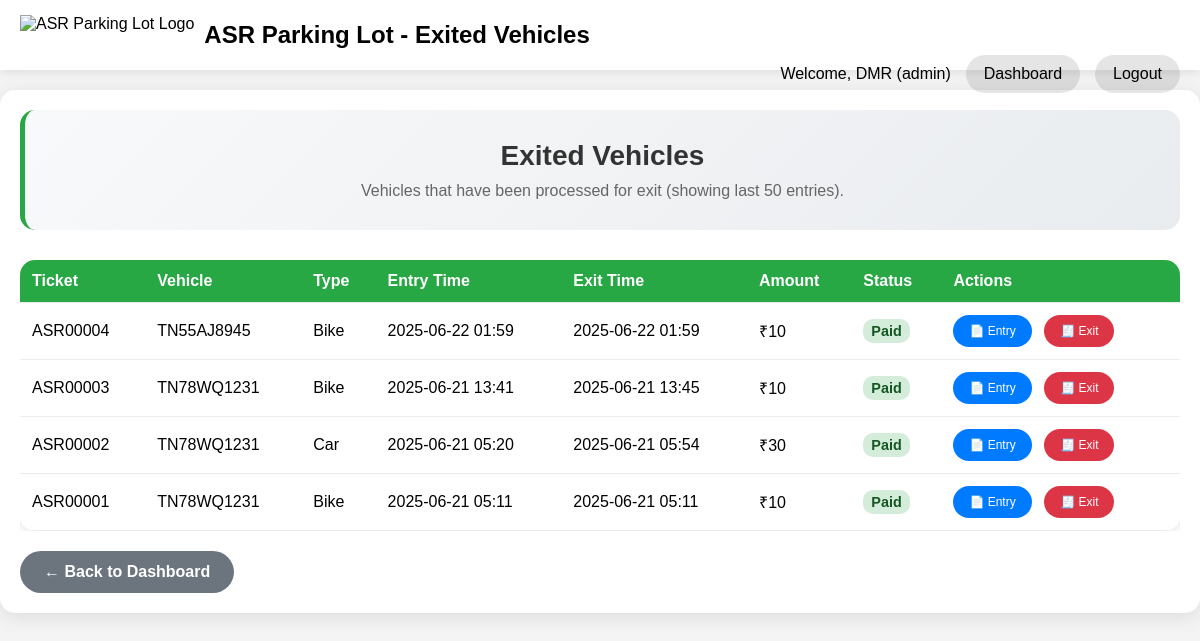
The app's page /staff/exited-vehicles (signed in), older data.
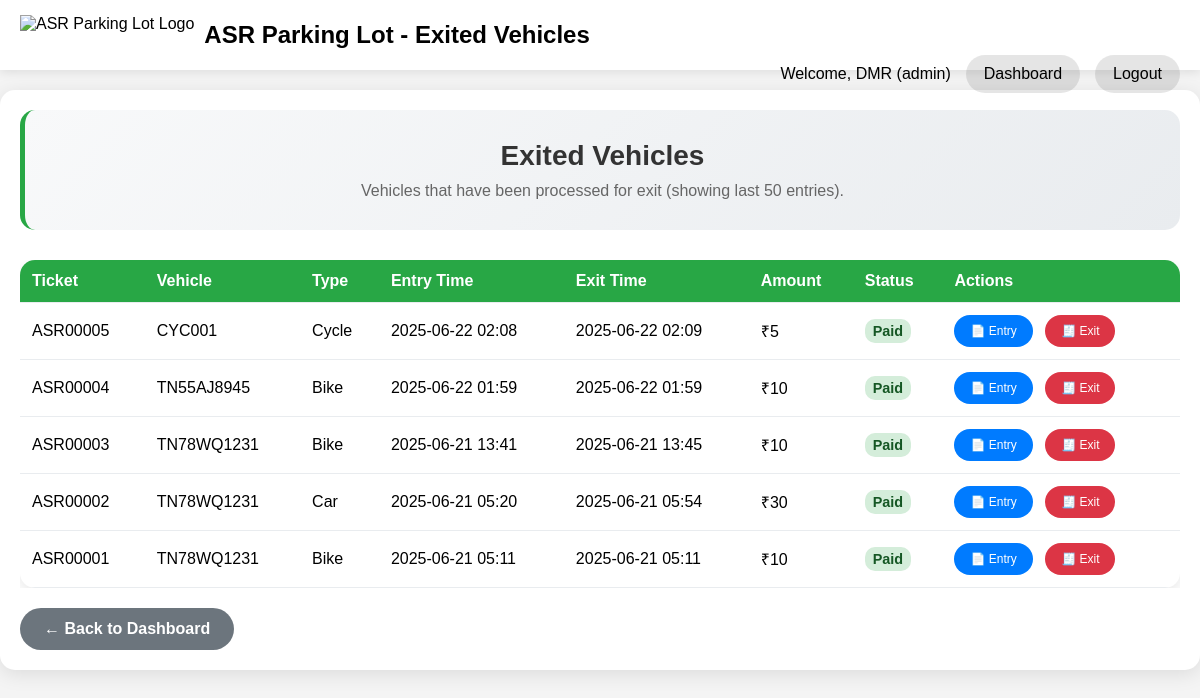
The same page, newer data.
### app/models.py (models this page shows, shortened)
class User(UserMixin, db.Model):
    id = db.Column(db.Integer, primary_key=True)
    username = db.Column(db.String(80), index=True, unique=True, nullable=False)
    email = db.Column(db.String(120), index=True, unique=True, nullable=False)
    password_hash = db.Column(db.String(256))
    role = db.Column(db.String(10), index=True, nullable=False, default='staff') # 'admin' or 'staff'

class Entry(db.Model):
    id = db.Column(db.Integer, primary_key=True)
    ticket_number = db.Column(db.String(20), unique=True, nullable=False)
    vehicle_type = db.Column(db.String(50), nullable=False)
    vehicle_number = db.Column(db.String(20), nullable=False)
    phone = db.Column(db.String(15), nullable=False)
    device = db.Column(db.String(50), nullable=False)
    entry_time = db.Column(db.DateTime, default=get_current_device_time, nullable=False)
    exit_time = db.Column(db.DateTime, nullable=True)
    paid = db.Column(db.Boolean, default=False, nullable=False)
    amount = db.Column(db.Float, nullable=True)

### app/routes.py (the view)
@main.route('/staff/exited-vehicles')
@login_required
def exited_vehicles():
    if current_user.role not in ['admin', 'staff']:
        flash('Access denied. Staff or Admin privileges required.', 'error')
        return redirect(url_for('main.index'))
    exited_vehicles = Entry.query.filter(
        Entry.exit_time.is_not(None)
    ).order_by(Entry.exit_time.desc()).limit(50).all()
    return render_template('exited_vehicles.html',
                         title='Exited Vehicles',
                         exited_vehicles=exited_vehicles)

### app/utils.py (called while the page is built)
def get_ist_time(dt=None):
    if dt is None:
        dt = datetime.utcnow()
    ist_offset = timedelta(hours=5, minutes=30)
    ist_time = dt + ist_offset
    return ist_time

def format_ist_time(dt, format_str='%Y-%m-%d %H:%M:%S'):
    ist_time = get_ist_time(dt)
    return ist_time.strftime(format_str)

def format_ist_time_medium(dt):
    return format_ist_time(dt, '%Y-%m-%d %H:%M')

### app/templates/exited_vehicles.html (shortened to what this page needs)
<!DOCTYPE html>
<html lang="en">
<head>
</head>
<body>
    <div class="navbar">
        <div class="navbar-logo">
            <img src="{{ url_for('main.public_file', filename='logo.png') }}" alt="ASR Parking Lot Logo">
            <h1>ASR Parking Lot - Exited Vehicles</h1>
        </div>
        <div class="navbar-right">
            <span>Welcome, {{ current_user.username }} ({{ current_user.role }})</span>
            <a href="{{ url_for('main.staff_dashboard') }}">Dashboard</a>
            <a href="{{ url_for('main.logout') }}">Logout</a>
        </div>
    </div>
    <div class="container">
        <div class="header-section">
            <h2>Exited Vehicles</h2>
            <p>Vehicles that have been processed for exit (showing last 50 entries).</p>
        </div>
        {% if exited_vehicles %}
        <div class="vehicles-table">
            <table>
                <thead>
                    <tr>
                        <th>Ticket</th>
                        <th>Vehicle</th>
                        <th>Type</th>
                        <th>Entry Time</th>
                        <th>Exit Time</th>
                        <th>Amount</th>
                        <th>Status</th>
                        <th>Actions</th>
                    </tr>
                </thead>
                <tbody>
                    {% for vehicle in exited_vehicles %}
                    <tr>
                        <td>{{ vehicle.ticket_number }}</td>
                        <td>{{ vehicle.vehicle_number }}</td>
                        <td>{{ vehicle.vehicle_type }}</td>
                        <td>{{ vehicle.entry_time | ist_medium }}</td>
                        <td>{{ vehicle.exit_time | ist_medium }}</td>
                        <td>₹{{ "%.0f"|format(vehicle.amount or 0) }}</td>
                        <td>
                            {% if vehicle.paid %}
                                <span class="status-paid">Paid</span>
                            {% else %}
                                <span class="status-pending">Pending</span>
                            {% endif %}
                        </td>
                        <td>
                            <a href="{{ url_for('main.print_receipt', entry_id=vehicle.id) }}"
                               target="_blank"
                               class="action-btn">
                                📄 Entry
                            </a>
                            <a href="{{ url_for('main.exit_receipt', entry_id=vehicle.id) }}"
                               target="_blank"
                               class="action-btn exit">
                                🧾 Exit
                            </a>
                        </td>
                    </tr>
                    {% endfor %}
                </tbody>
            </table>
        </div>
        {% else %}
        <div class="no-vehicles">
            <h3>No Exited Vehicles</h3>
            <p>No vehicles have been processed for exit yet.</p>
        </div>
        {% endif %}
        <a href="{{ url_for('main.staff_dashboard') }}" class="back-btn">← Back to Dashboard</a>
    </div>
</body>
</html>

### app/templates/exited_vehicles.html (style rules this page uses)
* { box-sizing: border-box; }
body { font-family: Arial, sans-serif; margin: 0; padding: 0; background-color: #f4f4f4; min-height: 100vh; }
.navbar { background-color: white; padding: 15px 20px; color: black; position: sticky; top: 0; z-index: 1000; box-shadow: 0 2px 10px rgba(0,0,0,0.1); }
.navbar h1 { margin: 0; display: inline-block; font-size: clamp(18px, 4vw, 24px); color: black; }
.navbar-logo { display: flex; align-items: center; gap: 10px; flex-wrap: wrap; }
.navbar-logo img { height: clamp(30px, 6vw, 40px); width: auto; }
.navbar-right { float: right; display: flex; align-items: center; gap: 15px; flex-wrap: wrap; color: black; }
.navbar a { color: black; text-decoration: none; padding: 8px 16px; border-radius: 25px; background-color: rgba(0, 0, 0, 0.1); transition: all 0.3s ease; font-weight: 500; border: 2px solid transparent; }
.container { max-width: 1200px; margin: 20px auto; padding: 20px; background: white; border-radius: 15px; box-shadow: 0 4px 20px rgba(0,0,0,0.1); }
.header-section { text-align: center; margin-bottom: 30px; padding: 30px; background: linear-gradient(135deg, #f8f9fa 0%, #e9ecef 100%); border-radius: 15px; border-left: 5px solid #28a745; }
.header-section h2 { color: #333; margin: 0 0 10px 0; font-size: clamp(20px, 5vw, 28px); }
.header-section p { color: #666; margin: 0; font-size: clamp(14px, 3vw, 16px); }
.vehicles-table { overflow-x: auto; }
.vehicles-table table { width: 100%; border-collapse: collapse; background: white; border-radius: 15px; overflow: hidden; box-shadow: 0 4px 15px rgba(0,0,0,0.1); }
.vehicles-table th, .vehicles-table td { padding: 12px; text-align: left; border-bottom: 1px solid #e9ecef; }
.vehicles-table th { background-color: #28a745; color: white; font-weight: bold; }
.status-paid { background-color: #d4edda; color: #155724; padding: 4px 8px; border-radius: 10px; font-size: 0.9em; font-weight: bold; }
.action-btn { padding: 8px 16px; background-color: #007bff; color: white; text-decoration: none; border-radius: 20px; font-size: 12px; margin-right: 8px; transition: all 0.3s ease; display: inline-flex; align-items: center; justify-content: center; min-height: 32px; font-weight: 500; }
.action-btn.exit { background-color: #dc3545; }
.back-btn { display: inline-block; padding: 12px 24px; background-color: #6c757d; color: white; text-decoration: none; border-radius: 25px; margin-top: 20px; font-weight: bold; transition: all 0.3s ease; }

Row changes from the older to the newer data that the page shows:
added Entry: ticket_number "ASR00005", vehicle_number "CYC001", vehicle_type "Cycle", entry_time|ist_medium "2025-06-22 02:08", exit_time|ist_medium "2025-06-22 02:09", amount "5", paid "Paid"
